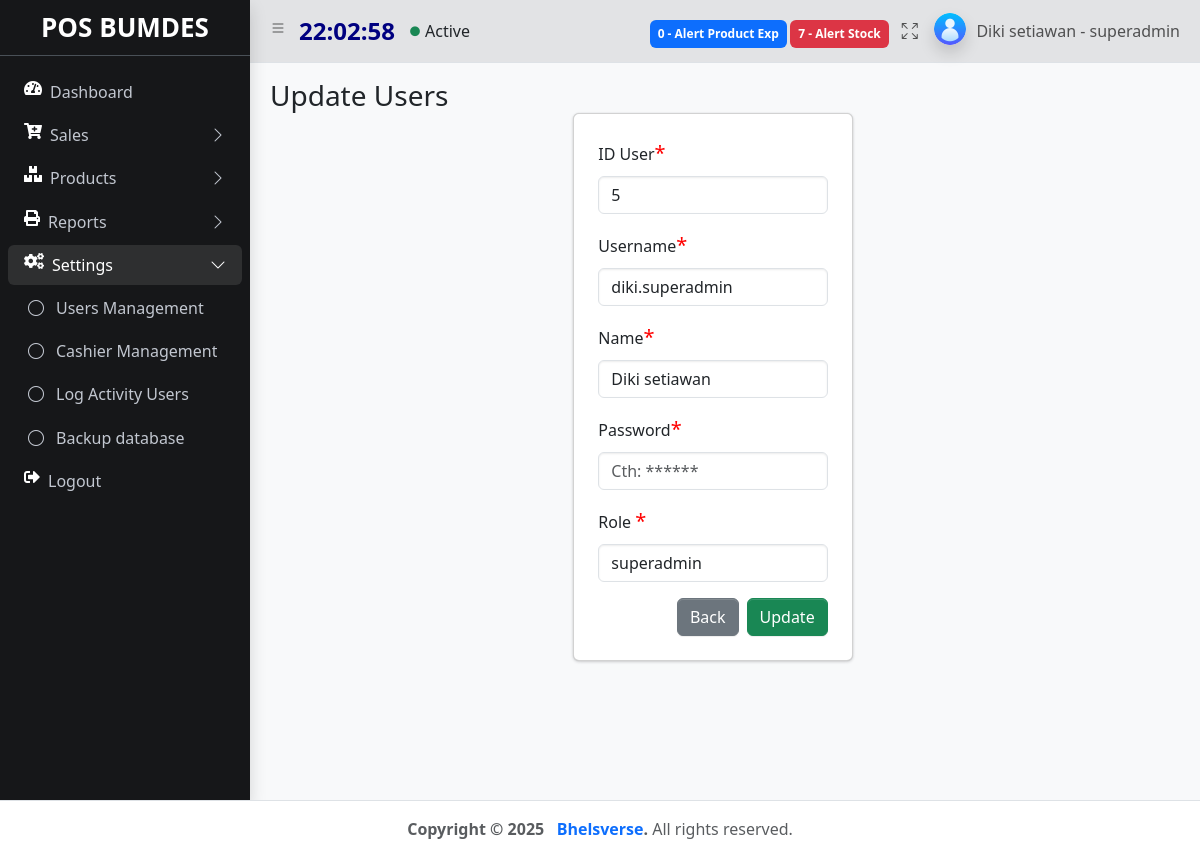
Page /index.php?&module=users&action=form&id_user=5 (signed in) on the committed database.
### tables this page shows
CREATE TABLE `users` (
  `id_user` int(11) NOT NULL,
  `username` varchar(50) NOT NULL,
  `password` varchar(277) NOT NULL,
  `nama` varchar(50) NOT NULL,
  `role` varchar(10) NOT NULL,
  `create_at` timestamp NOT NULL DEFAULT current_timestamp(),
  `update_at` timestamp NOT NULL DEFAULT current_timestamp()
);

### module/users/form.php (the view, shortened to what this page needs)
<?php
    $id_user =isset($_GET['id_user']) ? $_GET['id_user'] : false;
    $username ="";
    $nama ="";
    if($id_user){
        $sql = "SELECT users.id_user, users.username,users.nama, users.password, users.role, role.nama_role, role.id_role FROM users INNER JOIN role ON users.role = role.id_role WHERE id_user='$id_user'";
        $query = mysqli_query($koneksi, $sql);
        $item = mysqli_fetch_array($query);
        $id_user = $item['id_user'];
        $username = $item['username'];
        $nama = $item['nama'];
        $id_role = $item['id_role'];
    }
?>
   <main class="app-main">
        <div class="app-content-header">
          <div class="container-fluid">
            <div class="row">
              <div class="col-sm-6"><h3 class="mb-0">Update Users </h3></div>
            </div>
          <div class="row ">
            <div class="row justify-content-center">
              <div class="col-4">
                <div class="card p-4 align-item-center">
                <form action="<?php echo BASE_URL . "module/users/action.php"; ?>" method="POST" enctype="multipart/form-data">
                    <div class="mb-3">
                      <label for="id_user" class="form-label">ID User<span style="color: red; font-size:20px">*</span></label>
                      <input type="text" class="form-control" id="id_user" name="id_user" aria-describedby="id_user" placeholder="Cth: John do" value='<?= $id_user ?>' readonly autofocus>
                    </div>
                    <div class="mb-3">
                      <label for="username" class="form-label">Username<span style="color: red; font-size:20px">*</span></label>
                      <input type="text" class="form-control" id="username" name="username" aria-describedby="username" placeholder="Cth: John do" value='<?= $username ?>' readonly autofocus>
                    </div>
                    <div class="mb-3">
                      <label for="nama" class="form-label">Name<span style="color: red; font-size:20px">*</span></label>
                      <input type="text" class="form-control" id="nama" name="nama" aria-describedby="nama" placeholder="Cth: John do" value='<?= $nama ?>' autofocus>
                    </div>
                    <div class="mb-3">
                      <label for="password" class="form-label">Password<span style="color: red; font-size:20px">*</span></label>
                      <input type="password" class="form-control" id="password"  name="password" aria-describedby="password" placeholder="Cth: ******"  required >
                    </div>
                    <div class="mb-3">
                      <label for="role" class="form-label">Role <span style="color: red; font-size:20px">*</span></label>
                      <select name="role" id="role" class="form-control"  required>
                      <?php
                          $query = mysqli_query($koneksi, "SELECT * FROM role ");
                          while ($item =  mysqli_fetch_assoc($query)) {
                            if ($id_role == $item['id_role']) {
                              echo "<option value='$item[id_role]' selected >$item[nama_role]</option>";
                          } else {
                              echo "<option value='$item[id_role]'>$item[nama_role]</option>";
                          }
                          } ?>
                     </select>
                    </div>
                    <div class="modal-footer">
                    <a href="<?= BASE_URL . "index.php?module=users&action=list" ?>" class="btn btn-secondary me-2">Back</a>
                    <button type="submit" name="button" value="update" class="btn btn-success">Update</button>
                  </div>
                  </form>
                  </div>
                </div>
                </div>
              </div>
            </div>
          </div>
        </div>

### rows in the picture
users: id_user "5", username "diki.superadmin", nama "Diki setiawan"

### other values in the picture
$notifalertexp "0"
$notifalert "7"
$nama "Diki setiawan"
$role "superadmin"
form field role "superadmin"
